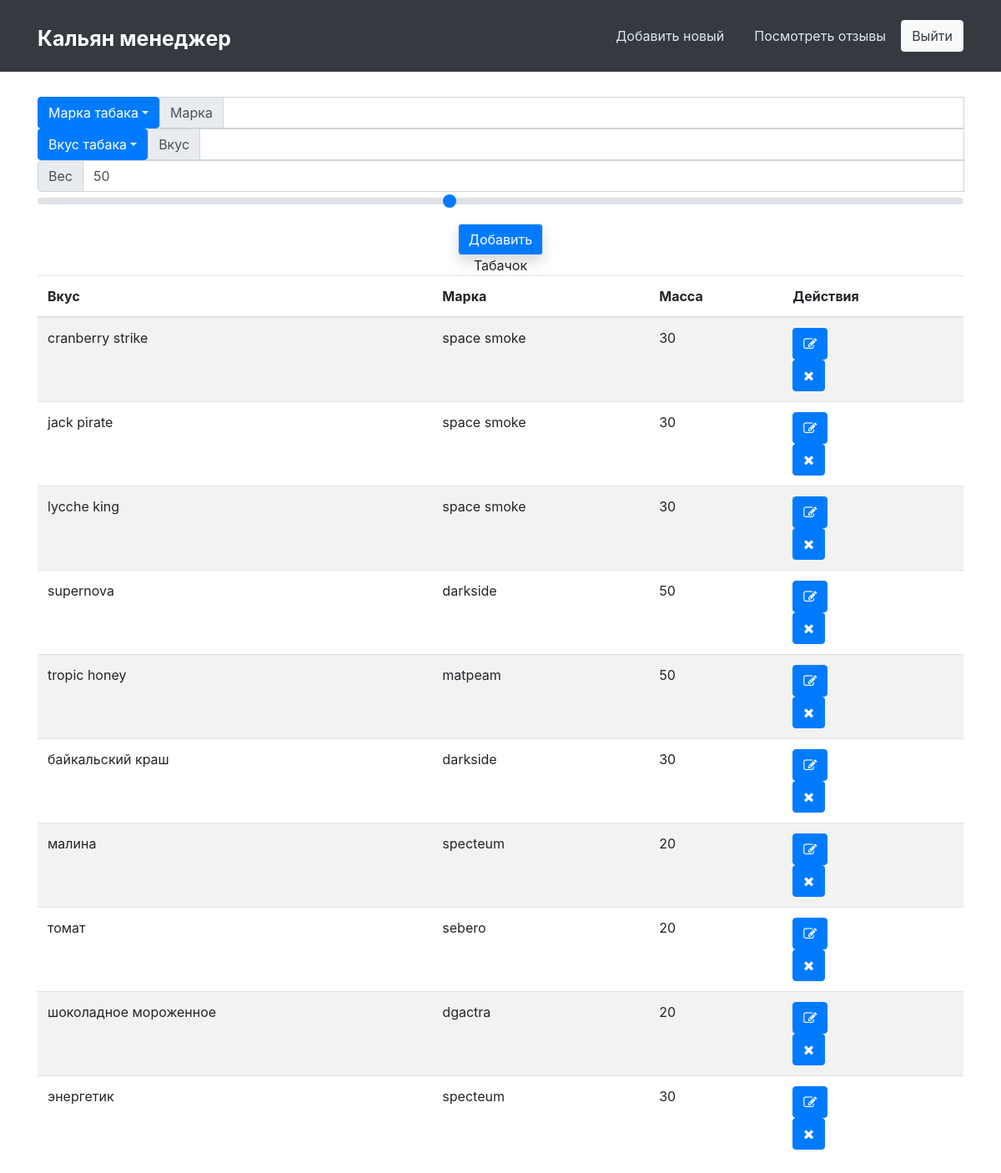
Page /add (signed in) on the committed database.
### website/models.py (models this page shows, shortened)
class Tabacco(models.Model):
    TobaccoId = models.IntegerField(auto_created=True, primary_key=True)
    Mark = models.CharField(max_length=32, default='any')
    Taste = models.CharField(max_length=32)
    Icon = models.CharField(max_length=32, default='fa fa-leaf')
    Mass = models.IntegerField(default=0)
    Have = models.BooleanField(default=False)
    def __str__(self):
        return f'Taste: {self.Taste} {"Mark: " + self.Mark if self.Mark and str(self.Mark) != "any" else ""} {"Mass: " + str(self.Mass) if self.Mass else ""}'

### website/views.py (the view, shortened to what this page needs)
# urls.py: path('', HookahIndex.as_view()),
class HookahIndex(View):
    template = 'index'
    tabaccos = ''
    recepies = ''
    selectorMarks = ''
    def get(self, request, *args, **kwargs):
        page = self.template + '.html'
        recepies = GetRecipies()
        HookahIndex.recepies = sorted(recepies, key=lambda x: -x['value'])
        tabaccos = Tabacco.objects.all()
        HookahIndex.tabaccos = [{'mark': t.Mark, 'taste': t.Taste, 'icon': t.Icon, 'have': t.Have, 'mass': t.Mass if t.Mass != 0 else None}
                                for t in tabaccos]
        marks = list(Tabacco.objects.values('Mark').distinct())
        marks = [m["Mark"] for m in marks]
        HookahIndex.selectorMarks = {}
        for i,m in enumerate(marks):
          HookahIndex.selectorMarks[m] = []
          for t in HookahIndex.tabaccos:
            if t["mark"] == m:
              HookahIndex.selectorMarks[m].append(t["taste"])
        if self.template != 'statistic':
            return TemplateResponse(request, page, context={'tabaccos': HookahIndex.tabaccos, 'recepies': HookahIndex.recepies, 'selectors': HookahIndex.selectorMarks})

### website/models.py (called while the page is built)
    def price(self):
        tabaccos = Tabacco.objects.filter(Have=True).all()
        recipe = self.TabaccoList.all()
        a = 0
        for t in recipe:
            if (t.Mark == 'any' and len(tabaccos.filter(Taste=t.Taste)) > 0) or len(tabaccos.filter(Mark=t.Mark, Taste=t.Taste)) > 0:
                a += 1
        if a:
            return a / len(recipe)
        else:
            return -len(recipe)

### website/views.py (called while the page is built)
def GetRecipies():
    tabaccos = Tabacco.objects.filter(Have=True).all()
    recepies = Recipe.objects.all()
    recepies = [{'tabaccos': [{'taste': str(t),
                               'have': 'list-group-item-primary'
                               if ((t.Mark == 'any' and len(tabaccos.filter(Taste=t.Taste)) > 0) or len(tabaccos.filter(Mark=t.Mark, Taste=t.Taste)) > 0)
                               else 'list-group-item-danger'} for t in e.TabaccoList.all()],
                 'value': e.price()}
                for e in recepies]
    return recepies

### templates/add.html (shortened to what this page needs)
{% extends "default.html" %}
{% block content %}
<div class="container" style="margin-top: 30px;filter: blur(0px);">
    <form method="POST">
        <div class="form-group">
            {% include "select/select-add.html" %}
        </div>
        <button class="btn btn-primary border rounded shadow d-xl-flex mx-auto align-items-xl-center"
            type="submit">Добавить<br></button>
    </form>
</div>
<div class="container">
    <span class="text-center d-block">Табачок</span>
    <div class="table-responsive text-left">
        <table class="table table-striped">
            <thead>
                <tr>
                    <th>Вкус</th>
                    <th>Марка</th>
                    <th>Масса</th>
                    <th>Действия</th>
                </tr>
            </thead>
            <tbody>
                {% for tabac in tabaccos|dictsort:"taste" %}
                {% if tabac.have %}
                <tr>
                    <td>{{ tabac.taste }}</td>
                    <td>{{ tabac.mark }}</td>
                    <td>{{ tabac.mass }}</td>
                    <td>
                        <form method="POST">
                            <button class="btn btn-primary" type="submit">
                                <i class="fa fa-edit"></i>
                            </button>
                        </form>
                        <form method="POST">
                            <button class="btn btn-primary" type="submit">
                                <i class="fa fa-close"></i>
                            </button>
                        </form>
                    </td>
                </tr>
                {% endif %}
                {% endfor %}
            </tbody>
        </table>
    </div>
</div>
{% endblock content %}

### templates/default.html (shortened to what this page needs)
{% extends "base.html" %}
{% block base_content %}
{% if user.is_authenticated %}
{% include "navbar.html" %}
{% block content %}{% endblock content %}
{% endif %}
{% endblock base_content %}

### templates/base.html (shortened to what this page needs)
<!DOCTYPE html>
<html>
<head>
    {% include "static.html" %}
</head>
<body>
    {% block base_content %}
    {% endblock base_content %}
</body>
</html>

### templates/static.html (shortened to what this page needs)
{% load static %}
<link rel="stylesheet" href="{% static "assets/bootstrap/css/bootstrap.min.css" %}">
<link rel="stylesheet" href="{% static "assets/fonts/font-awesome.min.css" %}">
<link rel="stylesheet" href="{% static "assets/css/styles.min.css" %}">
<link rel="stylesheet" href="{% static "assets/bootstrap/css/bootstrap.min.css" %}">
<link rel="stylesheet" href="{% static "assets/fonts/fontawesome-all.min.css" %}">
<link rel="stylesheet" href="{% static "assets/fonts/font-awesome.min.css" %}">
<link rel="stylesheet" href="{% static "assets/fonts/ionicons.min.css" %}">
<link rel="stylesheet" href="{% static "assets/fonts/line-awesome.min.css" %}">
<link rel="stylesheet" href="{% static "assets/fonts/simple-line-icons.min.css" %}">
<link rel="stylesheet" href="{% static "assets/fonts/fontawesome5-overrides.min.css" %}">
<link rel="stylesheet" href="{% static "assets/css/styles.min.css" %}">
<link rel="stylesheet" href="https://cdnjs.cloudflare.com/ajax/libs/Swiper/3.3.1/css/swiper.min.css">

### templates/navbar.html (shortened to what this page needs)
<nav class="navbar navbar-dark navbar-expand-md bg-dark navigation-clean">
    <div class="container"><a class="navbar-brand" href="/" style="height: 40px;font-size: 25px;">Кальян менеджер</a>
        <div class="collapse navbar-collapse" id="navcol-1">
            <ul class="nav navbar-nav ml-auto">
                <li class="nav-item" role="presentation"><a class="nav-link" href="/add">Добавить новый</a></li>
                <li class="nav-item" role="presentation"><a class="nav-link" href="/stat">Посмотреть отзывы</a></li>
            </ul>
            <span class="navbar-text actions"><a class="btn btn-light text-dark action-button" role="button" href="accounts/logout">Выйти</a></span>
        </div>
    </div>
</nav>

### templates/select/select-add.html
{% extends "select/select-all.html" %}

### templates/select/select-all.html (shortened to what this page needs)
{% include "select/select-mark.html" %}
{% include "select/select-taste.html" %}
<div class="input-group">
    <div class="input-group-prepend"><span class="input-group-text">{% block valueName %}Вес{% endblock %}<br></span></div><input
        class="form-control" type="text" inputmode="numeric" id="mass" name="mass" value="50"
        onchange="changeMass('mass')">
    <input type="range" class="border-success custom-range" id="mass-range" value="{% block valueCurrent %}50{% endblock %}" min="{% block valueMin %}10{% endblock %}" max="{% block valueMax %}100{% endblock %}"
        step="{% block valueStep %}10{% endblock %}" onchange="changeMass('mass-range')" onmousemove="changeMass('mass-range')" />
</div>

### templates/select/select-mark.html (shortened to what this page needs)
<div class="input-group">
    <div class="dropdown btn-group" role="group">
        <button class="btn btn-primary dropdown-toggle" data-toggle="dropdown" aria-expanded="true" type="button">Марка
            табака</button>
    </div>
    <div class="input-group-prepend"><span class="input-group-text">Марка<br></span></div><input class="form-control"
        type="text" id="input-mark" name="mark" autocomplete="on" onchange="changeMark(false)">
</div>

### templates/select/select-taste.html (shortened to what this page needs)
<div class="input-group">
    <div class="dropdown btn-group" role="group">
        <button class="btn btn-primary dropdown-toggle" data-toggle="dropdown" aria-expanded="true" type="button">Вкус
            табака</button>
    </div>
    <div class="input-group-prepend"><span class="input-group-text">Вкус<br></span></div><input class="form-control"
        type="text" id="input-taste" required="" name="taste" autocomplete="on" onchange="changeTaste(false)">
</div>

### rows in the picture
Tabacco: taste "cranberry strike", mark "space smoke"
Tabacco: taste "jack pirate", mark "space smoke"
Tabacco: taste "lycche king", mark "space smoke"
Tabacco: taste "supernova", mark "darkside"
Tabacco: taste "tropic honey", mark "matpeam"
Tabacco: taste "байкальский краш", mark "darkside"
Tabacco: taste "малина", mark "specteum"
Tabacco: taste "томат", mark "sebero"
Tabacco: taste "шоколадное мороженное", mark "dgactra"
Tabacco: taste "энергетик", mark "specteum"

### other values in the picture
{{ tabac.mass }} "30" "30" "30" "50" "50" "30" "20" "20" "20" "30"
